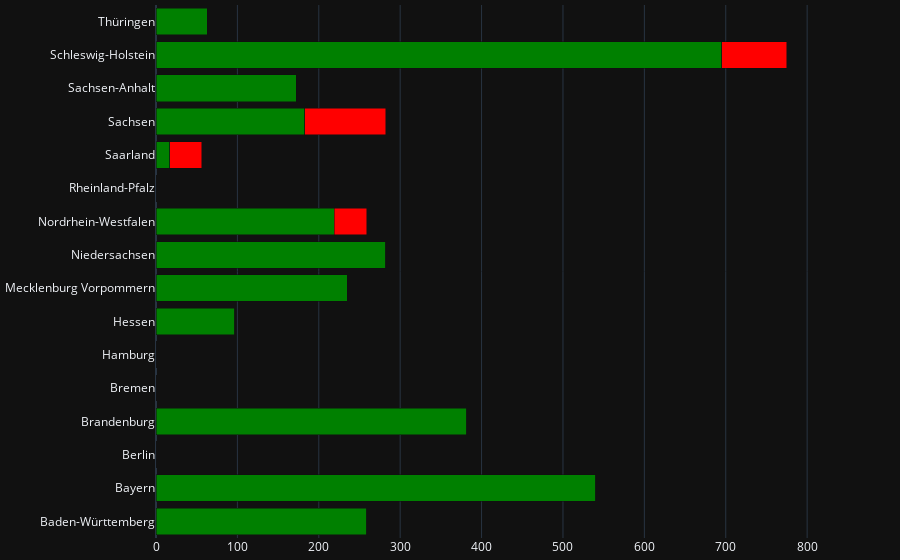

Notebook code cell kept with this figure:
### Markdown cell above
## Existing data files

### Code cell
fig = go.Figure()

for NUTS in util._NUTS_LVL2_NAMES.keys():
    # filter 
    exist = [b for b, label in zip(file_exists, file_nuts) if label==NUTS]
    name = util._NUTS_LVL2_NAMES[NUTS]

    # add traces
    fig.add_trace(go.Bar(x=[sum(exist)], y=[name], orientation='h', marker=dict(color='green'), name='existing files', showlegend=False))
    fig.add_trace(go.Bar(x=[len(exist) - sum(exist)], y=[name], orientation='h', marker=dict(color='red'), name="missing files", showlegend=False))

fig.update_layout(barmode="stack", template='plotly_dark', margin=dict(t=5, b=15))
fig

### Figure 1 — Plotly figure (JSON) as saved in the notebook; plotly's stock layout.template omitted (floating-point values rounded to 4 significant figures)
{"data": [{"marker": {"color": "green"}, "name": "existing files", "orientation": "h", "showlegend": false, "type": "bar", "x": [259], "y": ["Baden-Württemberg"]}, {"marker": {"color": "red"}, "name": "missing files", "orientation": "h", "showlegend": false, "type": "bar", "x": [0], "y": ["Baden-Württemberg"]}, {"marker": {"color": "green"}, "name": "existing files", "orientation": "h", "showlegend": false, "type": "bar", "x": [540], "y": ["Bayern"]}, {"marker": {"color": "red"}, "name": "missing files", "orientation": "h", "showlegend": false, "type": "bar", "x": [0], "y": ["Bayern"]}, {"marker": {"color": "green"}, "name": "existing files", "orientation": "h", "showlegend": false, "type": "bar", "x": [0], "y": ["Berlin"]}, {"marker": {"color": "red"}, "name": "missing files", "orientation": "h", "showlegend": false, "type": "bar", "x": [0], "y": ["Berlin"]}, {"marker": {"color": "green"}, "name": "existing files", "orientation": "h", "showlegend": false, "type": "bar", "x": [382], "y": ["Brandenburg"]}, {"marker": {"color": "red"}, "name": "missing files", "orientation": "h", "showlegend": false, "type": "bar", "x": [0], "y": ["Brandenburg"]}, {"marker": {"color": "green"}, "name": "existing files", "orientation": "h", "showlegend": false, "type": "bar", "x": [0], "y": ["Bremen"]}, {"marker": {"color": "red"}, "name": "missing files", "orientation": "h", "showlegend": false, "type": "bar", "x": [0], "y": ["Bremen"]}, {"marker": {"color": "green"}, "name": "existing files", "orientation": "h", "showlegend": false, "type": "bar", "x": [0], "y": ["Hamburg"]}, {"marker": {"color": "red"}, "name": "missing files", "orientation": "h", "showlegend": false, "type": "bar", "x": [0], "y": ["Hamburg"]}, {"marker": {"color": "green"}, "name": "existing files", "orientation": "h", "showlegend": false, "type": "bar", "x": [97], "y": ["Hessen"]}, {"marker": {"color": "red"}, "name": "missing files", "orientation": "h", "showlegend": false, "type": "bar", "x": [0], "y": ["Hessen"]}, {"marker": {"color": "green"}, "name": "existing files", "orientation": "h", "showlegend": false, "type": "bar", "x": [235], "y": ["Mecklenburg Vorpommern"]}, {"marker": {"color": "red"}, "name": "missing files", "orientation": "h", "showlegend": false, "type": "bar", "x": [0], "y": ["Mecklenburg Vorpommern"]}, {"marker": {"color": "green"}, "name": "existing files", "orientation": "h", "showlegend": false, "type": "bar", "x": [282], "y": ["Niedersachsen"]}, {"marker": {"color": "red"}, "name": "missing files", "orientation": "h", "showlegend": false, "type": "bar", "x": [0], "y": ["Niedersachsen"]}, {"marker": {"color": "green"}, "name": "existing files", "orientation": "h", "showlegend": false, "type": "bar", "x": [219], "y": ["Nordrhein-Westfalen"]}, {"marker": {"color": "red"}, "name": "missing files", "orientation": "h", "showlegend": false, "type": "bar", "x": [40], "y": ["Nordrhein-Westfalen"]}, {"marker": {"color": "green"}, "name": "existing files", "orientation": "h", "showlegend": false, "type": "bar", "x": [0], "y": ["Rheinland-Pfalz"]}, {"marker": {"color": "red"}, "name": "missing files", "orientation": "h", "showlegend": false, "type": "bar", "x": [0], "y": ["Rheinland-Pfalz"]}, {"marker": {"color": "green"}, "name": "existing files", "orientation": "h", "showlegend": false, "type": "bar", "x": [17], "y": ["Saarland"]}, {"marker": {"color": "red"}, "name": "missing files", "orientation": "h", "showlegend": false, "type": "bar", "x": [39], "y": ["Saarland"]}, {"marker": {"color": "green"}, "name": "existing files", "orientation": "h", "showlegend": false, "type": "bar", "x": [183], "y": ["Sachsen"]}, {"marker": {"color": "red"}, "name": "missing files", "orientation": "h", "showlegend": false, "type": "bar", "x": [99], "y": ["Sachsen"]}, {"marker": {"color": "green"}, "name": "existing files", "orientation": "h", "showlegend": false, "type": "bar", "x": [172], "y": ["Sachsen-Anhalt"]}, {"marker": {"color": "red"}, "name": "missing files", "orientation": "h", "showlegend": false, "type": "bar", "x": [0], "y": ["Sachsen-Anhalt"]}, {"marker": {"color": "green"}, "name": "existing files", "orientation": "h", "showlegend": false, "type": "bar", "x": [695], "y": ["Schleswig-Holstein"]}, {"marker": {"color": "red"}, "name": "missing files", "orientation": "h", "showlegend": false, "type": "bar", "x": [80], "y": ["Schleswig-Holstein"]}, {"marker": {"color": "green"}, "name": "existing files", "orientation": "h", "showlegend": false, "type": "bar", "x": [63], "y": ["Thüringen"]}, {"marker": {"color": "red"}, "name": "missing files", "orientation": "h", "showlegend": false, "type": "bar", "x": [0], "y": ["Thüringen"]}], "layout": {"autosize": true, "barmode": "stack", "margin": {"b": 15, "t": 5}, "xaxis": {"autorange": true, "range": [0, 815.8], "type": "linear"}, "yaxis": {"autorange": true, "range": [-0.5, 15.5], "type": "category"}}}
